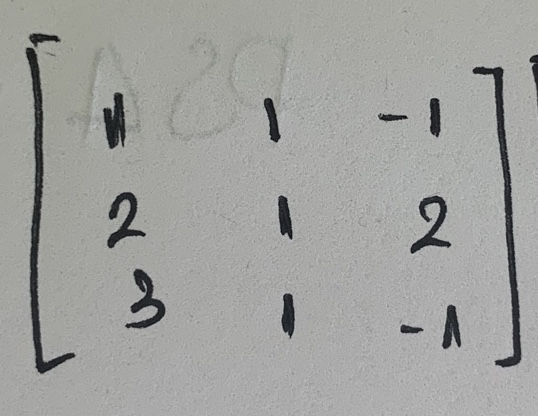
#> input picture resources/matrix1.jpeg, 538 x 416 px
$ python thresholding.py
#> lines starting #> are read from the running program, lines starting #| are printed output that depends on the picture; after the words box and inside, x2 and y2 are one past the last pixel; in counts of white or black regions, pixels touching at a corner belong together
### pixelate.py
import cv2 as cv # Input image

def pixelate(input, w, h):
    # Get input size
    height, width = input.shape[:2]

    # Resize input to "pixelated" size
    temp = cv.resize(input, (w, h), interpolation=cv.INTER_NEAREST)
    temp2 = cv.resize(temp, (w, h), interpolation=cv.INTER_MAX)

    # Initialize output image
    output = cv.resize(temp2, (width, height), interpolation=cv.INTER_NEAREST)

    return output

### thresholding.py
import cv2
import numpy as np
from pixelate import pixelate

img = cv2.imread('resources/matrix1.jpeg')
#> img is the input picture: shape (416, 538, 3); mean B, G, R 158.8, 161.5, 160.8
cv2.imshow("Original", img)

img = cv2.cvtColor(img, cv2.COLOR_BGR2GRAY)
#> img: shape (416, 538)
cv2.imshow("Grey", img)

ret,img = cv2.threshold(img,100,255,cv2.THRESH_BINARY)
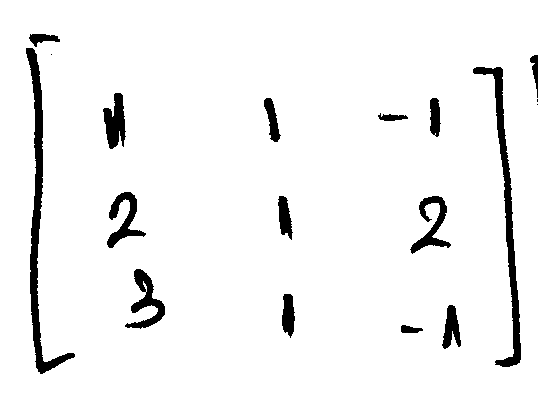
#> img: shape (416, 538); 95% white; 18 black regions (3 under 20 px), largest, box (x1, y1, x2, y2) and area: (26, 48, 75, 374) 2749, (473, 67, 521, 367) 2367, (125, 269, 165, 329) 889
cv2.imshow("Threshold", img)

img = cv2.GaussianBlur(img, (3,3),1)
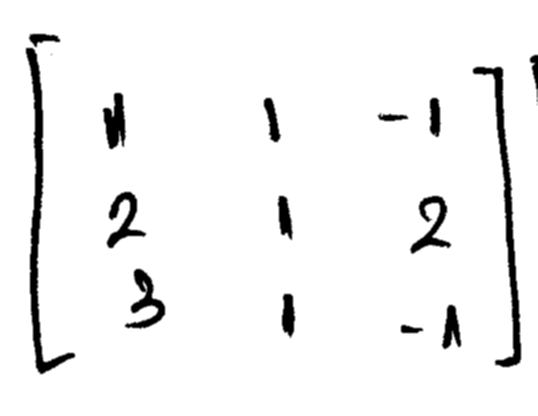
#> img: shape (416, 538); min 0, max 255, mean 242.3
cv2.imshow("Blurr1", img)

img = pixelate(img, 12, 12)
#> in pixelate, `output = cv.resize(temp2, (width, height), interpolation=cv.INTER_NEAR..`:
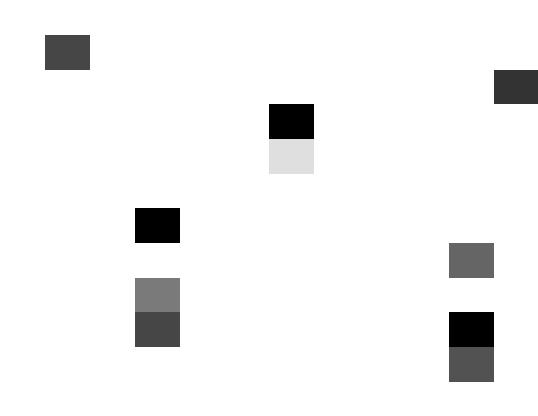
#> output: shape (416, 538); min 0, max 255, mean 242.2
cv2.imshow("Pixelate 1", img)

img = cv2.GaussianBlur(img, (25,25),10)
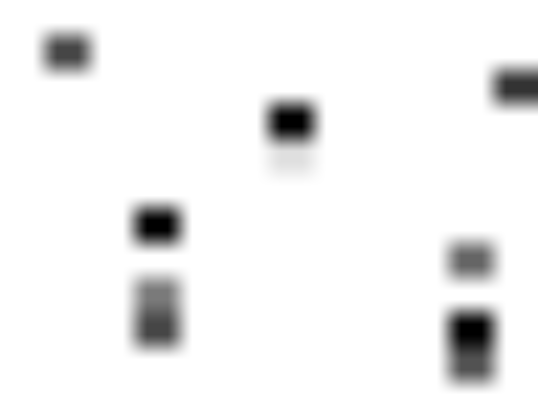
#> img: shape (416, 538); min 0, max 255, mean 242.2
cv2.imshow("Blurr2", img)

img = pixelate(img, 15, 15)
#> call 2 of pixelate, with w = 15, h = 15
#> in pixelate (call 2), `output = cv.resize(temp2, (width, height), interpolation=cv.INTER_NEAR..`:
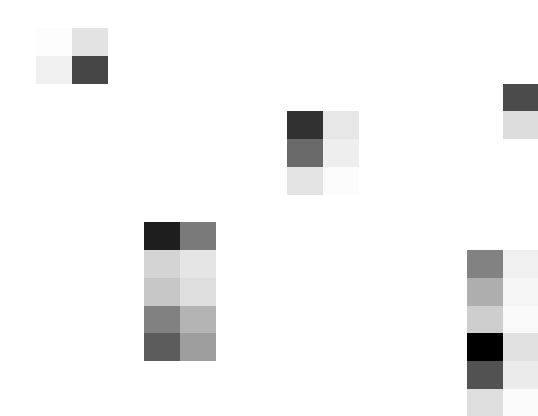
#> output: shape (416, 538); min 0, max 255, mean 243.2
cv2.imshow("Pixelate 2", img)

# img = cv2.adaptiveThreshold(img,255,cv2.ADAPTIVE_THRESH_GAUSSIAN_C,cv2.THRESH_BINARY,5,1)
# cv2.imshow("Adaptive Threshold", img)

cv2.imshow("Pixel", img)

cv2.waitKey(50000)

$ run again, with resources/matrix4.png saved as resources/matrix1.jpeg
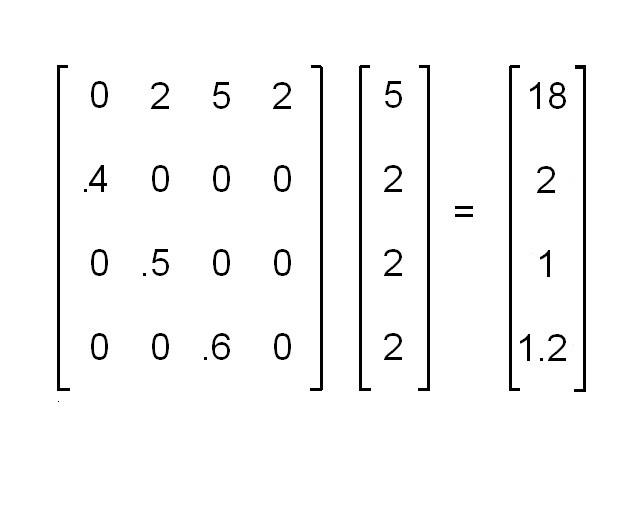
#> input picture resources/matrix4.png, 640 x 512 px
#> img is the input picture: shape (512, 640, 3); min 0, max 255, mean 246.8
#> `img = cv2.GaussianBlur(img, (25,25),10)`:
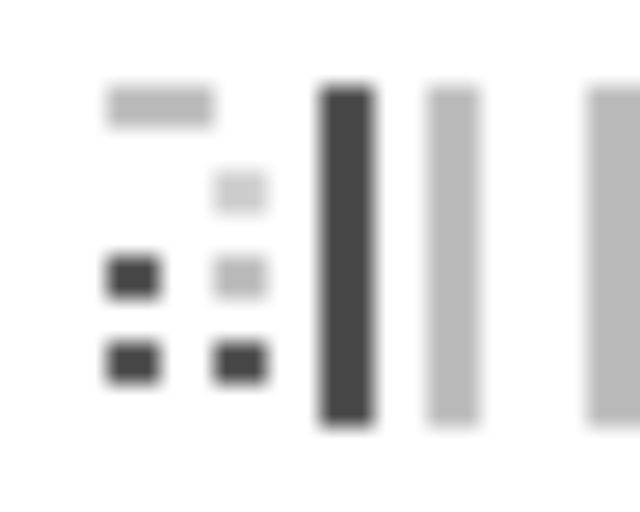
#> img: shape (512, 640); min 70, max 255, mean 231.3
#> in pixelate (call 2), `output = cv.resize(temp2, (width, height), interpolation=cv.INTER_NEAR..`:
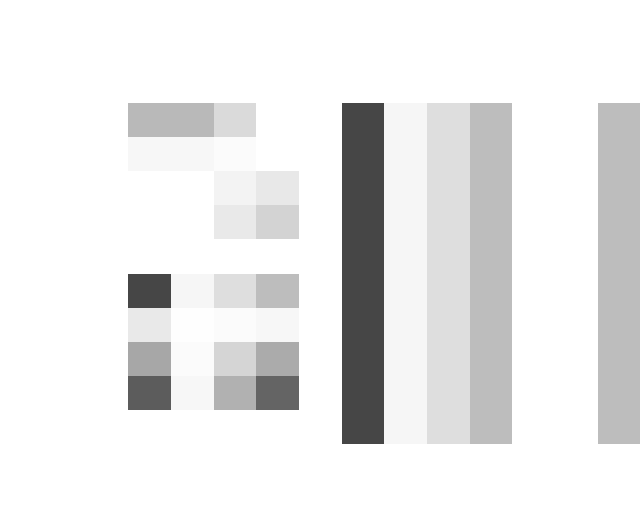
#> output: shape (512, 640); min 70, max 255, mean 233.7
